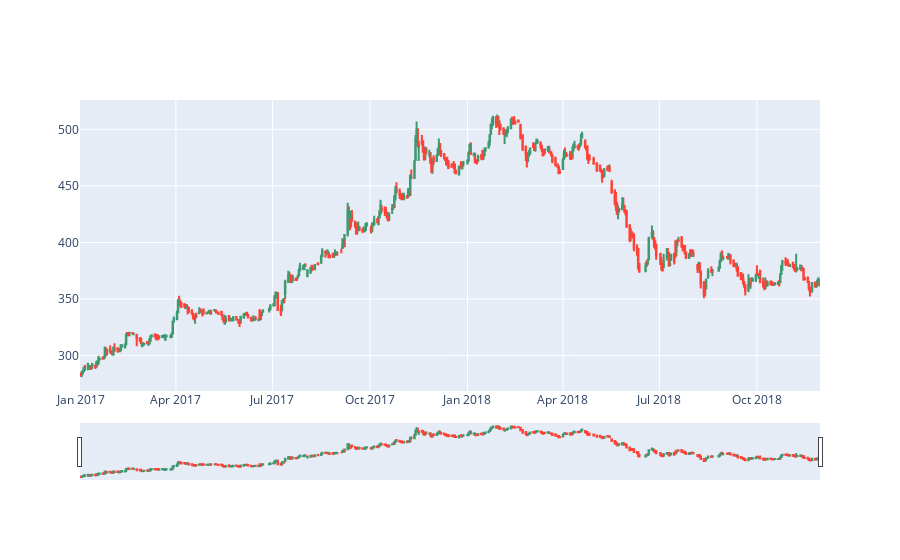

The notebook cell saved with this chart:
### Code cell
init_notebook_mode(connected=True)
trace = go.Candlestick(x=da['DATE'],
                       open=da['OPENP'],
                       high=da['HIGH'],
                       low=da['LOW'],
                       close=da['CLOSEP'])

dat=[trace]
iplot(dat)

### Figure 1 — Plotly figure (JSON) as saved in the notebook; plotly's stock layout.template omitted (floating-point values rounded to 4 significant figures; data arrays with more than 128 entries replaced by an {"elided": "..."} marker saying what was removed)
{"data": [{"close": {"elided": "466 float values"}, "high": {"elided": "466 float values"}, "low": {"elided": "466 float values"}, "open": {"elided": "466 float values"}, "type": "candlestick", "x": {"elided": "466 str values"}}], "layout": {"autosize": true, "xaxis": {"autorange": true, "range": ["2016-12-31 12:00", "2018-11-29 12:00"], "rangeslider": {"autorange": true, "range": ["2016-12-31 12:00", "2018-11-29 12:00"], "yaxis": {"_template": null, "rangemode": "match"}}, "type": "date"}, "yaxis": {"autorange": true, "range": [268.6, 526.0]}}}
